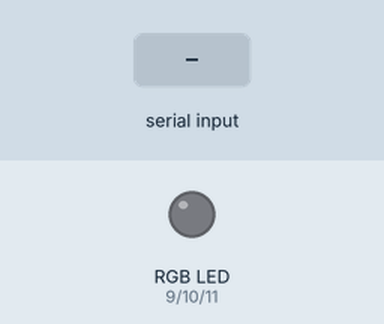
A sketch run on a simulated Arduino Uno, built with avr-gcc and run on an emulated ATmega328P. On the bench: an RGB LED mixed from three pins (HIGH = lit). The test bench sets the inputs (shaded band). Dim RGB values are drawn brighter than linear.

Above: at 1.2 s.
1.3 s: "90,45,200\n" received over Serial
At 1.45 s:
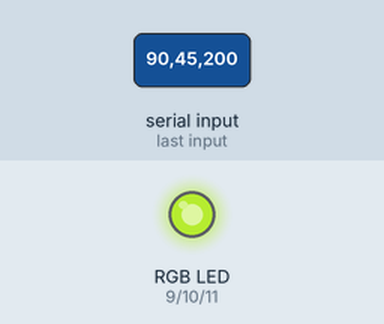
4.3 s: "30,150,10\n" received over Serial
At 4.45 s:
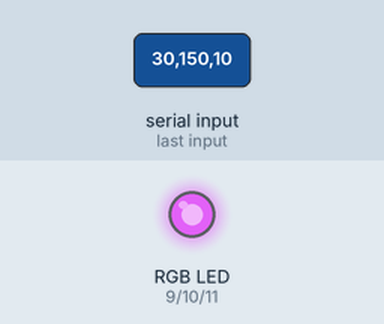
7.3 s: "90,45\n" received over Serial
At 8.45 s:
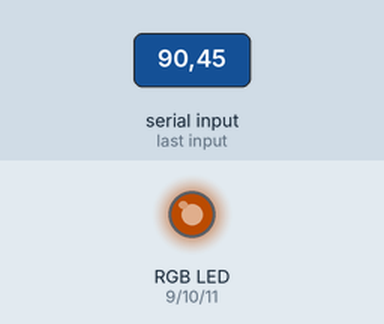
10.3 s: "30,150\n" received over Serial
At 12.0 s:
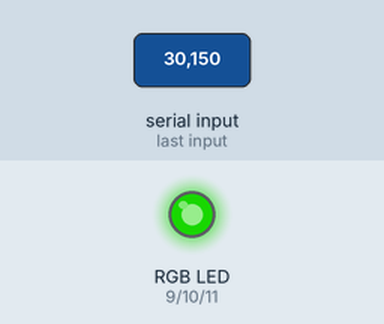
13.3 s: "1,90,45\n" received over Serial
16.3 s: "90\n" received over Serial
Timing chart, 0 to 20.3 s (numbered marks = the images above; inputs shaded):
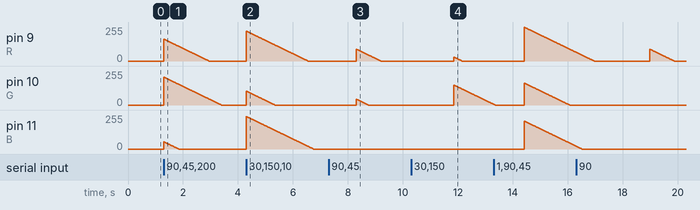

The sketch:

Ex._7_Reading_an_ASCII-encoded_string.ino
```cpp
char R = 9;
char G = 10;
char B = 11;
int red, green, blue;


void setup() {
  Serial.begin(2000000);

  pinMode(R, OUTPUT);
  pinMode(G, OUTPUT);
  pinMode(B, OUTPUT);

}

void loop() {

  while(Serial.available() > 0){
    red = Serial.parseInt();
    green = Serial.parseInt();
    blue = Serial.parseInt();
    RGB(red, green, blue);

  }

}


void RGB (int red, int green, int blue){

 if(Serial.read() == '\n'){

   red = 255 - constrain(red, 0, 255);
   green = 255 - constrain(green, 0, 255);
   blue = 255 - constrain(blue, 0, 255);
 }

  analogWrite(R, red);
  analogWrite(G, green);
  analogWrite(B, blue);
  fade(red, green, blue);
}


void fade (int red, int green, int blue){

  for(int i = 0; i<255; i++){
  red = constrain(red-1,0,255);
  green = constrain(green-1,0,255);
  blue = constrain(blue-1,0,255);
  analogWrite(R, red);
  analogWrite(G, green);
  analogWrite(B, blue);
  delay(10);
  }


/*
  for(int i=red; i > 0 ; i--){
    red = red-1;
    analogWrite(R, red);
    delay(10);
  }

  for(int i=green; i > 0 ; i--){
    green = green-1;
    analogWrite(G, green);
    delay(10);
  }

  for(int i=blue; i > 0 ; i--){
    blue = blue -1;
    analogWrite(B, blue);
    delay(10);
  }*/

}
```
